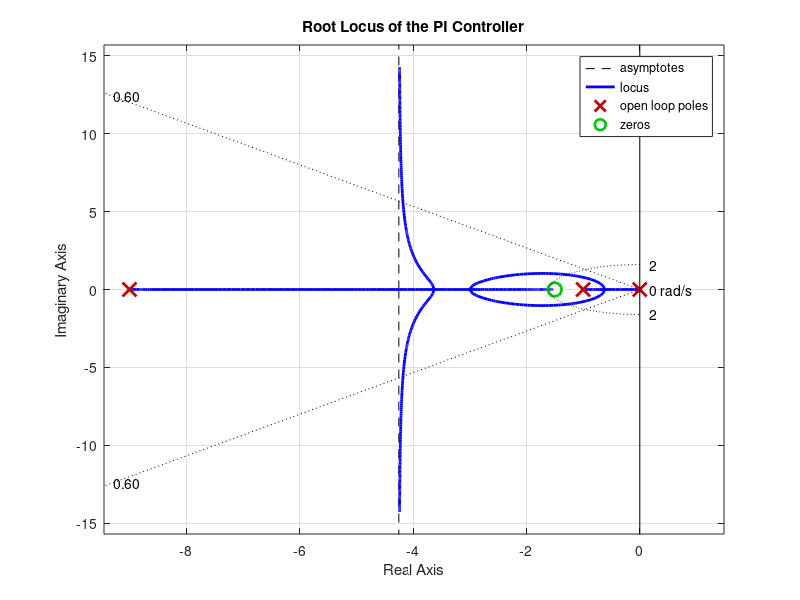
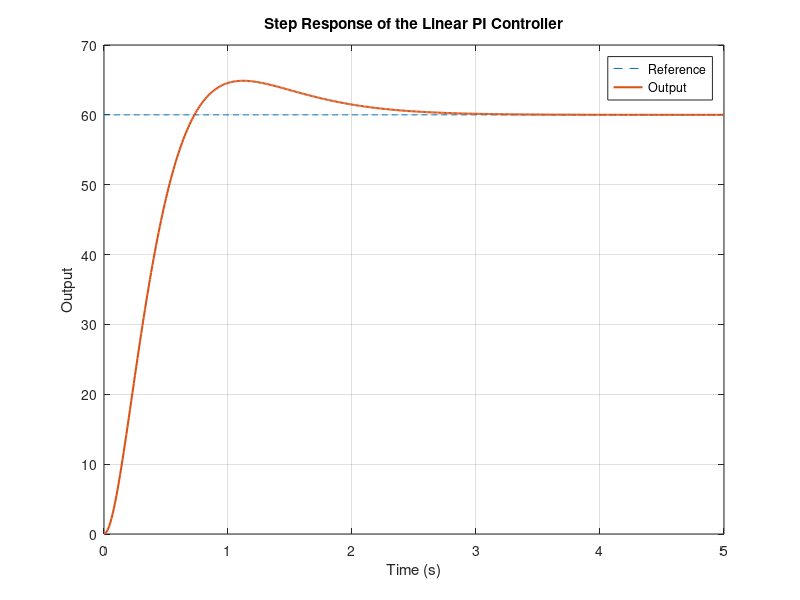

Recreate these plots in MATLAB, in order. (Note: this script raises an error after producing the figures.)
%% Fuzzy Systems
% KARATIS DIMITRIOS 10775 - Assignment 1
% 14_Satellite.pdf - Sxediasi Grammikou Elegkti
%% The Linear controller under maximum step input (60)

clc; clear; close all;

% System
Gp = tf(10, conv([1 1], [1 9]));  % Gp(s) = 10 / ((s+1)(s+9))

% PI controller parameters for the root locus
c = 1.5;  % Zero
K = 1;  % Inital value of the gain K

Gc = K * tf([1 c], [1 0]);  % PI controller: Gc(s) = K*(s+c)/s

% Transfer function of the open loop system
sys_ol = Gc * Gp;

% Root Locus
figure;
rlocus(sys_ol);
grid on;
sgrid(0.6, 1.6); % We need ζ > 0.59 and ωn > 1.5
title('Root Locus of the PI Controller');

% K value that I chose when looking at the root locus (we need ζ > 0.59 and
% ωn > 1.5, in order to satisfy the constrains)
K = 2.41; 

% PI parameter calculation
Kp = K;          
Ki = K * c;       

% Transfer function of the closed loop system
Gc = K * tf([1 c], [1 0]);
sys_ol = Gc * Gp;
sys_cl = feedback(sys_ol, 1, -1);  

%% Simulate the controller signal (u) over time 

% Time sample
Ts = 0.01;
t = 0:Ts:5;

% Reference signal (maximum step input)
r = 60 * ones(length(t), 1);  

% Simulate closed loop system output
y = lsim(sys_cl, r, t);

% Error
e = r - y;

% Control signal (u = Gc * e)
u = lsim(Gc, e, t);

% Plot the linear PI response
figure;
plot(t, r, '--', t, y, 'LineWidth', 1.5);
xlabel('Time (s)');
ylabel('Output');
title('Step Response of the Linear PI Controller');
legend('Reference','Output');
grid on;

% Performance indicators
stepinfo(y, t, 60)

% Control signal (u) plot
figure;
plot(t, u, 'r', 'LineWidth', 1.5);
xlabel('Time (s)');
ylabel('u(t)');
title('Control signal u of the Linear PI Controller');
grid on;
